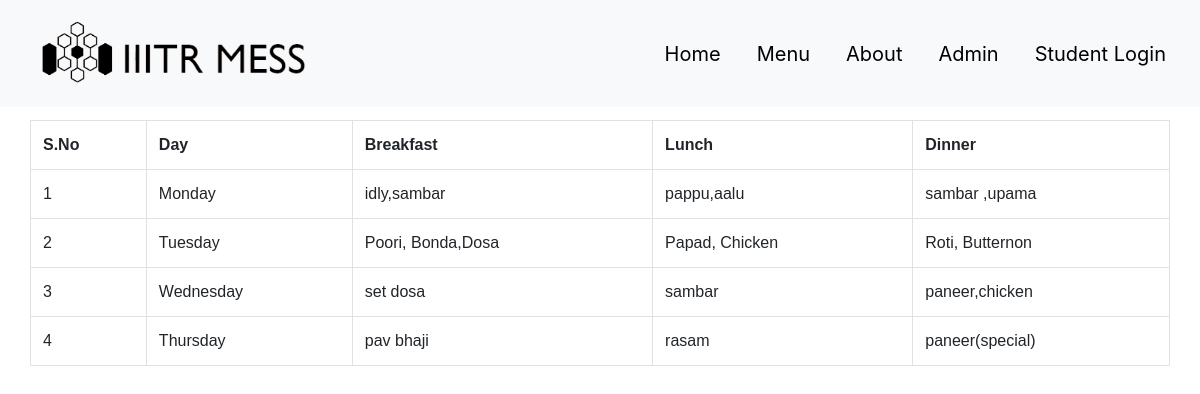
Page /menu.php on the committed database.
### tables this page shows
CREATE TABLE `food_item_list` (
  `id` int(11) NOT NULL,
  `day` varchar(100) DEFAULT NULL,
  `breakfast` varchar(100) DEFAULT NULL,
  `lunch` varchar(100) DEFAULT NULL,
  `dinner` varchar(100) DEFAULT NULL
);

### menu.php (the view, shortened to what this page needs)
<?php
    include("db.php");
    include("header.php");
?>
<!DOCTYPE HTML>
<html>
<head>
  <link rel="stylesheet" href="https://cdn.jsdelivr.net/npm/bootstrap@4.6.2/dist/css/bootstrap.min.css">
</head>
<body>
<div class="container-fluid">
    <br><br><br><br><br>
    <div class="container">
	<div class="row">
		<table class="table table-bordered">
			<tr>
				<th>S.No</th>
				<th>Day</th>
				<th>Breakfast</th>
				<th>Lunch</th>
				<th>Dinner</th>
			</tr>
			<?php
			 $count=1;
			 $select1=mysqli_query($conn,"select * from food_item_list") or die(mysqli_error($conn));
			 while($fetch1=mysqli_fetch_array($select1))
			 {
			?>
			<tr>
				<td><?php echo $count?></td>
				<td><?php echo $fetch1['day']?></td>
				<td><?php echo $fetch1['breakfast']; ?></td>
				<td><?php echo $fetch1['lunch']; ?></td>
				<td><?php echo $fetch1['dinner'];?></td>
			</tr>
			<?php
			$count++;
			 }
			?>
		</table>
	</div>
</div>
</div>
</body>
</html>

### header.php (shortened to what this page needs)
<!DOCTYPE html>
<html>
    <head>
  <link rel="stylesheet" href="https://cdn.jsdelivr.net/npm/bootstrap@4.6.2/dist/css/bootstrap.min.css">
    </head>
    <body>
        <div class="container-fluid">
        <header class="header">
        <nav class="navbar navbar-expand-sm fixed-top justify-content-between bg-light ">
            <a class="navbar-brand" href="#"> <img src="webs-removebg-preview.png" width="300" class="iiitr"></a>
 <ul class="navbar-nav ">
    <li class="nav-item">
      <a class="nav-link" href="index.php">Home</a>
    </li>
    <li class="nav-item">
      <a class="nav-link" href="menu.php">Menu</a>
    </li>
    <li class="nav-item">
      <a class="nav-link" href="aboutus.php">About</a>
    </li>
    <li class="nav-item">
      <a class="nav-link" href="adminlogin.php">Admin</a>
    </li>
    <li class="nav-item">
      <a class="nav-link" href="student_login.php">Student Login</a>
    </li>
  </ul>
        </nav>
    </header>
        </div>
    </body>
</html>

### header.php (style rules this page uses)
body { background:none!important; }
.nav-link { margin:0 10px 0 10px; color:black; font-size:20px; }

### menu.php (style rules this page uses)
p, table, hr, .box { font-family: arial; }

### rows in the picture
food_item_list: day "Monday", breakfast "idly,sambar", lunch "pappu,aalu", dinner "sambar ,upama"
food_item_list: day "Tuesday", breakfast "Poori, Bonda,Dosa", lunch "Papad, Chicken", dinner "Roti, Butternon"
food_item_list: day "Wednesday", breakfast "set dosa", lunch "sambar", dinner "paneer,chicken"
food_item_list: day "Thursday", breakfast "pav bhaji", lunch "rasam", dinner "paneer(special)"
